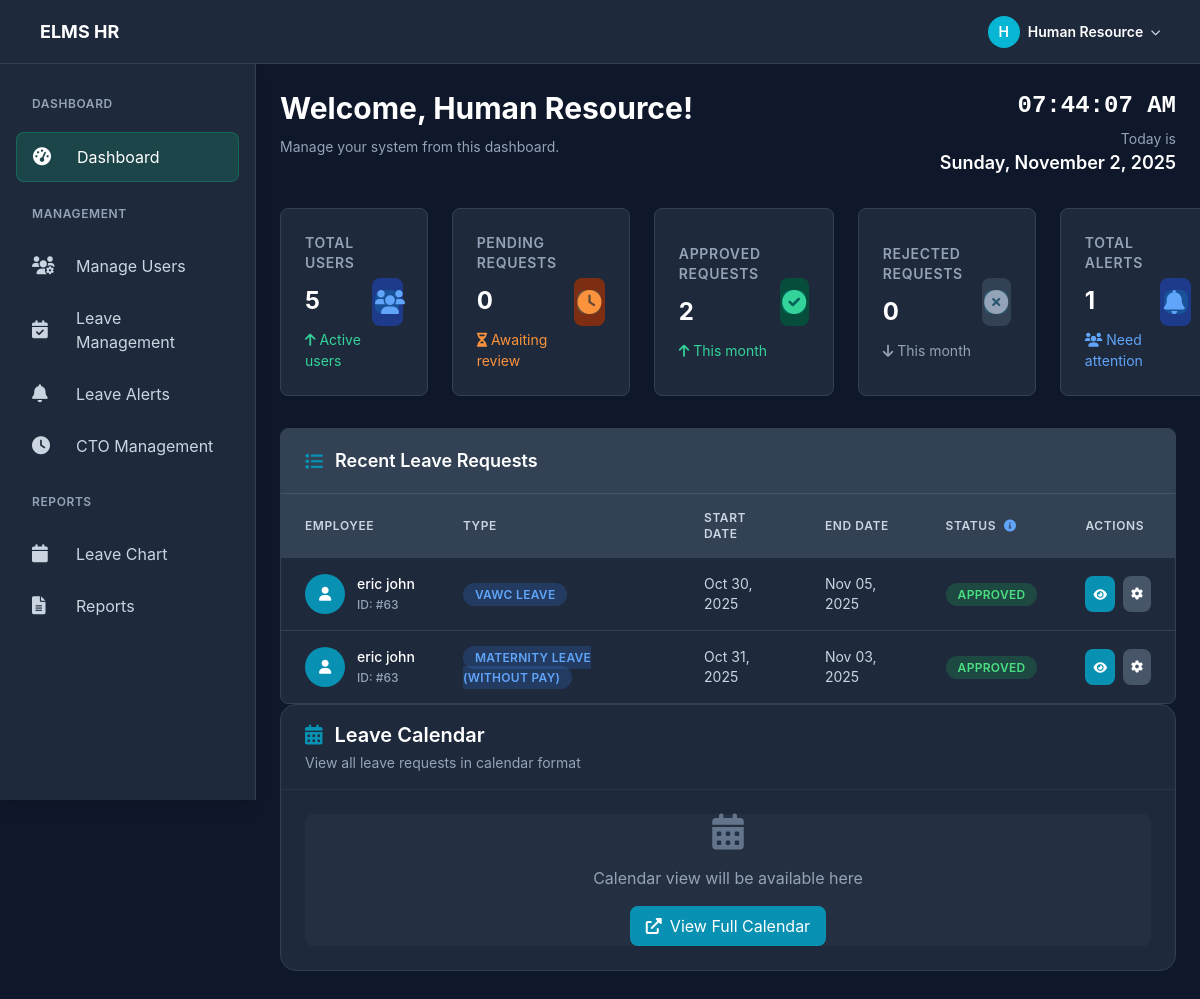
Screenshot of /app/modules/admin/views/dashboard.php (signed in) with the database file from the repository.
### tables this page shows
CREATE TABLE `employees` (
  `id` int(11) NOT NULL,
  `email` varchar(255) NOT NULL,
  `email_verified` tinyint(1) DEFAULT 0,
  `verification_token` varchar(255) DEFAULT NULL,
  `verification_expires` datetime DEFAULT NULL,
  `account_status` enum('pending','active','suspended') DEFAULT 'pending',
  `contact` varchar(20) DEFAULT NULL,
  `department` varchar(100) DEFAULT NULL,
  `position` varchar(100) DEFAULT NULL,
  `password` varchar(255) NOT NULL,
  `name` varchar(255) NOT NULL,
  `role` enum('employee','manager','admin','director') DEFAULT 'employee',
  `sick_leave_balance` int(11) DEFAULT 10,
  `emergency_leave_balance` int(11) DEFAULT 0,
  `maternity_leave_balance` int(11) DEFAULT 0,
  `paternity_leave_balance` int(11) DEFAULT 0,
  `study_leave_balance` int(11) DEFAULT 0,
  `created_at` timestamp NOT NULL DEFAULT current_timestamp(),
  `vacation_leave_balance` int(11) DEFAULT 15,
  `special_leave_privilege_balance` int(11) DEFAULT 3,
  `solo_parent_leave_balance` int(11) DEFAULT 7,
  `vawc_leave_balance` int(11) DEFAULT 10,
  `rehabilitation_privilege_balance` int(11) DEFAULT 0,
  `special_women_leave_balance` int(11) DEFAULT 0,
  `special_emergency_leave_balance` int(11) DEFAULT 0,
  `adoption_leave_balance` int(11) DEFAULT 0,
  `mandatory_leave_balance` int(11) DEFAULT 0,
  `service_start_date` date DEFAULT NULL,
  `last_leave_credit_update` date DEFAULT NULL,
  `special_privilege_leave_balance` decimal(5,2) DEFAULT 3.00,
  `rehabilitation_leave_balance` decimal(5,2) DEFAULT 0.00,
  `terminal_leave_balance` int(11) DEFAULT 0,
  `gender` enum('male','female') DEFAULT 'male',
  `is_solo_parent` tinyint(1) DEFAULT 0,
  `remember_token` varchar(255) DEFAULT NULL,
  `remember_token_expires` datetime DEFAULT NULL,
  `password_reset_token` varchar(255) DEFAULT NULL,
  `password_reset_expires` datetime DEFAULT NULL,
  `cto_balance` decimal(5,2) DEFAULT 0.00,
  `bereavement_leave_balance` int(11) DEFAULT 3,
  `profile_picture` varchar(255) DEFAULT NULL
);

CREATE TABLE `leave_requests` (
  `id` int(11) NOT NULL,
  `employee_id` int(11) NOT NULL,
  `leave_type` enum('vacation','sick','special_privilege','maternity','paternity','solo_parent','vawc','rehabilitation','study','terminal','cto','without_pay') NOT NULL,
  `start_date` date NOT NULL,
  `end_date` date NOT NULL,
  `reason` text NOT NULL,
  `status` enum('pending','approved','rejected','cancelled') DEFAULT 'pending',
  `department_approval_status` enum('pending','approved','rejected') DEFAULT 'pending',
  `director_approval_status` enum('pending','approved','rejected') DEFAULT 'pending',
  `department_approved_at` datetime DEFAULT NULL,
  `dept_head_approval` enum('pending','approved','rejected') DEFAULT 'pending',
  `dept_head_approved_by` int(11) DEFAULT NULL,
  `dept_head_approved_at` datetime DEFAULT NULL,
  `director_approval` enum('pending','approved','rejected') DEFAULT 'pending',
  `director_approved_by` int(11) DEFAULT NULL,
  `director_approved_at` datetime DEFAULT NULL,
  `department_comment` text DEFAULT NULL,
  `director_comment` text DEFAULT NULL,
  `admin_approval` enum('pending','approved','rejected') DEFAULT 'pending',
  `admin_approved_by` int(11) DEFAULT NULL,
  `admin_approved_at` datetime DEFAULT NULL,
  `created_at` timestamp NOT NULL DEFAULT current_timestamp(),
  `medical_certificate_path` varchar(255) DEFAULT NULL COMMENT 'Path to uploaded medical certificate file (for sick leave)',
  `medical_condition` enum('in_hospital','out_patient') DEFAULT NULL,
  `illness_specify` varchar(255) DEFAULT NULL,
  `special_women_condition` text DEFAULT NULL,
  `location_type` enum('within_philippines','outside_philippines') DEFAULT NULL,
  `location_specify` varchar(255) DEFAULT NULL,
  `study_type` enum('masters_degree','bar_board') DEFAULT NULL,
  `monetization_details` text DEFAULT NULL,
  `terminal_leave_details` text DEFAULT NULL,
  `is_late` tinyint(1) DEFAULT 0,
  `late_justification` text DEFAULT NULL,
  `days_requested` int(11) DEFAULT 0,
  `approved_days` int(11) DEFAULT NULL,
  `pay_status` enum('with_pay','without_pay') DEFAULT NULL,
  `approved_by` int(11) DEFAULT NULL,
  `approved_at` datetime DEFAULT NULL,
  `rejection_reason` text DEFAULT NULL,
  `dept_head_rejection_reason` text DEFAULT NULL,
  `director_rejection_reason` text DEFAULT NULL,
  `final_approval_status` enum('pending','approved','rejected') DEFAULT 'pending',
  `approved_days_with_pay` int(11) DEFAULT NULL,
  `approved_days_without_pay` int(11) DEFAULT NULL,
  `director_approval_notes` text DEFAULT NULL,
  `admin_approval_notes` text DEFAULT NULL,
  `printed_at` datetime DEFAULT NULL,
  `printed_by` int(11) DEFAULT NULL,
  `rejected_at` datetime DEFAULT NULL,
  `rejected_by` int(11) DEFAULT NULL,
  `original_leave_type` varchar(50) DEFAULT NULL COMMENT 'Stores the original leave type when converted to without_pay due to insufficient credits'
);

### app/modules/admin/views/dashboard.php (the view, shortened to what the rows shown need)
<?php
require_once '../../../../app/core/services/auto_email_processor.php';
$stmt = $pdo->prepare("SELECT * FROM employees WHERE id = ? AND role = 'admin'");
$stmt->execute([$_SESSION['user_id']]);
$admin = $stmt->fetch();
require_once '../../../../config/leave_types.php';
$leaveTypes = getLeaveTypes();
$stmt = $pdo->prepare("
    SELECT lr.*, e.name as employee_name,
           CASE
               WHEN lr.dept_head_approval = 'rejected' OR lr.director_approval = 'rejected' THEN 'rejected'
               WHEN lr.dept_head_approval = 'approved' AND lr.director_approval = 'approved' THEN 'approved'
               ELSE 'pending'
           END as final_approval_status
    FROM leave_requests lr
    JOIN employees e ON lr.employee_id = e.id
    ORDER BY lr.created_at DESC
    LIMIT 10
");
$stmt->execute();
$recent_requests = $stmt->fetchAll();
?>
<!DOCTYPE html>
<html lang="en">
<head>
        <link rel="stylesheet" href="../../../../assets/css/tailwind.css">
    <link rel="stylesheet" href="../../../../assets/libs/fontawesome/css/all.min.css">
        <link rel="stylesheet" href="../../../../assets/css/elms-dark-theme.css">
</head>
<body style="background-color: #0f172a; margin: 0;">
    <nav class="elms-navbar">
        <div class="elms-navbar-content">
            <div style="display: flex; align-items: center; gap: 1rem; margin-left: auto;">
                <div style="position: relative;">
                    <button onclick="toggleUserDropdown()" style="display: flex; align-items: center; gap: 0.5rem; background: none; border: none; cursor: pointer; padding: 0;">
                        <div style="width: 32px; height: 32px; background: #06b6d4; border-radius: 50%; display: flex; align-items: center; justify-content: center; color: white; font-weight: 600; font-size: 0.875rem;">
                            <?php echo strtoupper(substr($admin['name'], 0, 1)); ?>
                        </div>
                        <div style="text-align: left;">
                            <div style="color: white; font-weight: 600; font-size: 0.875rem;">
                                <?php echo htmlspecialchars($admin['name']); ?>
                            </div>
                        </div>
                        <i class="fas fa-chevron-down" style="color: #cbd5e1; font-size: 0.625rem;"></i>
                    </button>
                </div>
            </div>
        </div>
    </nav>
    <main class="elms-main">
        <div style="margin-bottom: 2rem;">
            <div style="display: flex; align-items: flex-start; justify-content: space-between;">
                <div>
                    <h1 class="elms-h1" style="margin-bottom: 0.5rem;">Welcome, <?php echo htmlspecialchars($admin['name']); ?>!</h1>
                    <p class="elms-text-muted">Manage your system from this dashboard.</p>
                </div>
            </div>
        </div>
        <div class="elms-table">
            <div style="overflow-x: auto;">
                <table style="width: 100%; min-width: 800px;">
                    <thead>
                        <tr>
                            <th>Employee</th>
                            <th class="hidden sm:table-cell">Type</th>
                            <th class="hidden md:table-cell">Start Date</th>
                            <th class="hidden md:table-cell">End Date</th>
                            <th>
                                <div style="display: flex; align-items: center; gap: 0.5rem;">
                                    <span>Status</span>
                                    <button type="button"
                                            onclick="showStatusInfoHelp()"
                                            title="View Status Information"
                                            style="color: #60a5fa; background: none; border: none; cursor: pointer;">
                                        <i class="fas fa-info-circle" style="font-size: 0.75rem;"></i>
                                    </button>
                                </div>
                            </th>
                            <th>Actions</th>
                        </tr>
                    </thead>
                    <tbody>
                                <?php foreach ($recent_requests as $request): ?>
                                <tr class="hover:bg-slate-700/50 transition-colors">
                                    <td class="px-3 md:px-6 py-4">
                                        <div class="flex items-center gap-3">
                                            <div class="w-8 h-8 md:w-10 md:h-10 bg-primary rounded-full flex items-center justify-center text-white">
                                                <i class="fas fa-user text-xs md:text-sm"></i>
                                            </div>
                                            <div class="min-w-0 flex-1">
                                                <div class="font-medium text-white text-sm truncate"><?php echo htmlspecialchars($request['employee_name']); ?></div>
                                                <small class="text-slate-400 text-xs">ID: #<?php echo $request['employee_id']; ?></small>
                                            </div>
                                        </div>
                                    </td>
                                    <td class="px-3 md:px-6 py-4 hidden sm:table-cell">
                                        <span class="bg-blue-500/20 text-blue-400 px-3 py-1 rounded-full text-xs font-semibold uppercase tracking-wide">
                                            <?php echo getLeaveTypeDisplayName($request['leave_type'], $request['original_leave_type'] ?? null, $leaveTypes); ?>
                                        </span>
                                    </td>
                                    <td class="px-3 md:px-6 py-4 text-slate-300 text-sm hidden md:table-cell"><?php echo date('M d, Y', strtotime($request['start_date'])); ?></td>
                                    <td class="px-3 md:px-6 py-4 text-slate-300 text-sm hidden md:table-cell">
                                        <?php
                                        if ($request['status'] === 'approved' && $request['approved_days'] && $request['approved_days'] > 0) {
                                            $start = new DateTime($request['start_date']);
                                            $daysToCount = $request['approved_days'];
                                            $weekdaysCounted = 0;
                                            $current = clone $start;
                                            $dayOfWeek = (int)$current->format('N');
                                            if ($dayOfWeek >= 1 && $dayOfWeek <= 5) {
                                                $weekdaysCounted++;
                                            }
                                            while ($weekdaysCounted < $daysToCount) {
                                                $current->modify('+1 day');
                                                $dayOfWeek = (int)$current->format('N');
                                                if ($dayOfWeek >= 1 && $dayOfWeek <= 5) {
                                                    $weekdaysCounted++;
                                                }
                                            }
                                            echo date('M d, Y', $current->getTimestamp());
                                        } else {
                                            echo date('M d, Y', strtotime($request['end_date']));
                                        }
                                        ?>
                                    </td>
                                    <td class="px-3 md:px-6 py-4">
                                        <span class="px-3 py-1 rounded-full text-xs font-semibold uppercase tracking-wide <?php
                                            $final_status = $request['final_approval_status'] ?? $request['status'];
                                            echo $final_status == 'approved' ? 'bg-green-500/20 text-green-400' :
                                                ($final_status == 'pending' ? 'bg-yellow-500/20 text-yellow-400' : 'bg-red-500/20 text-red-400');
                                        ?>">
                                            <?php echo ucfirst($final_status); ?>
                                        </span>
                                    </td>
                                    <td class="px-3 md:px-6 py-4">
                                        <div class="flex gap-1 md:gap-2">
                                            <button onclick="viewRequestDetails(<?php echo $request['id']; ?>)"
                                                    title="View Details"
                                                    class="bg-primary hover:bg-primary/90 text-white p-1.5 md:p-2 rounded-lg transition-colors">
                                                <i class="fas fa-eye text-xs"></i>
                                            </button>
                                            <a href="leave_management.php"
                                               title="Manage Leave Requests"
                                               class="bg-slate-600 hover:bg-slate-500 text-white p-1.5 md:p-2 rounded-lg transition-colors inline-flex items-center">
                                                <i class="fas fa-cog text-xs"></i>
                                            </a>
                                        </div>
                                    </td>
                                </tr>
                                <?php endforeach; ?>
                            </tbody>
                        </table>
                    </div>
                </div>
        </main>
</body>
</html>

### rows the page displays
employees: name "H", name "Human Resource"
leave_requests: employee.name "eric john", employee "63", leave_type+original_leave_type "VAWC LEAVE", start_date "Oct 30, 2025", start_date "Nov 05, 2025", final_status "APPROVED"
leave_requests: employee.name "eric john", employee "63", leave_type+original_leave_type "MATERNITY LEAVE (WITHOUT PAY)", start_date "Oct 31, 2025", start_date "Nov 03, 2025", final_status "APPROVED"

### other values shown
$total_employees "5"
$pending_requests "0"
$approved_requests "2"
$rejected_requests "0"
$alertStats['total_employees_with_alerts'] "1"
